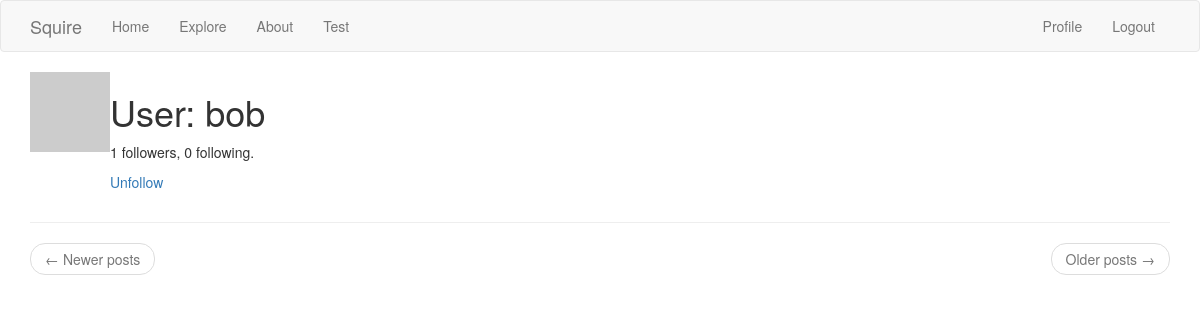
Before: /user/bob (signed in) with the older database file.
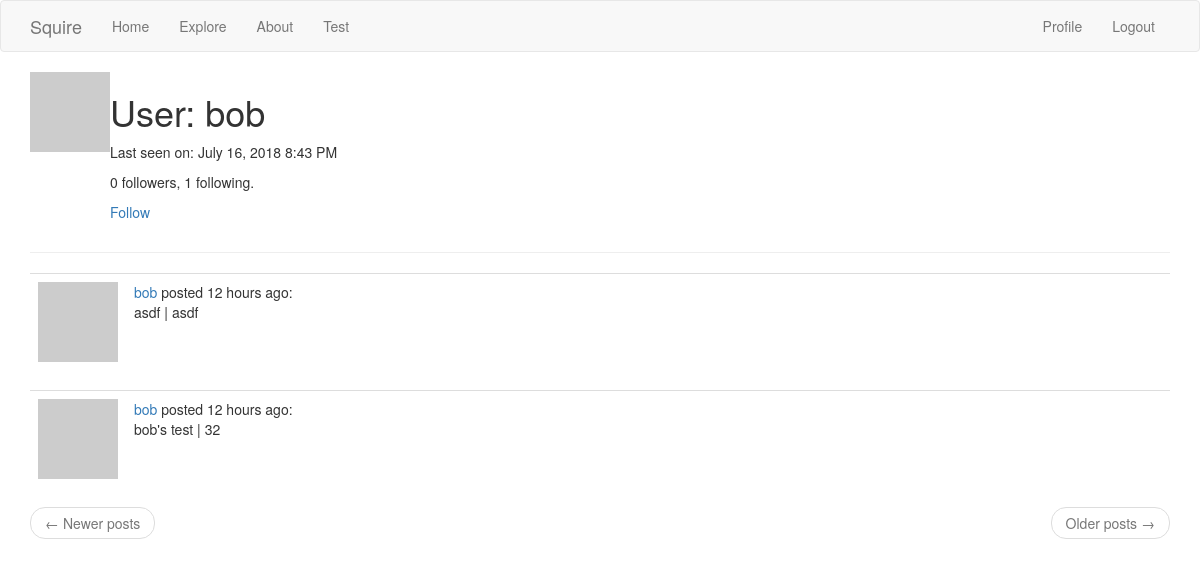
After: the same page with the newer database file.
### app/models.py (models this page shows, shortened)
class User(UserMixin, db.Model):
    id = db.Column(db.Integer, primary_key=True)
    username = db.Column(db.String(64), index=True, unique=True)
    email = db.Column(db.String(120), index=True, unique=True)
    password_hash = db.Column(db.String(128))
    scores = db.relationship('Score', backref='author', lazy='dynamic')
    about_me = db.Column(db.String(140))
    last_seen = db.Column(db.DateTime, default=datetime.utcnow)
    followed = db.relationship(
        'User', secondary=followers,
        primaryjoin=(followers.c.follower_id == id),
        secondaryjoin=(followers.c.followed_id == id),
        backref=db.backref('followers', lazy='dynamic'), lazy='dynamic')
    def avatar(self, size):
        digest = md5(self.email.lower().encode('utf-8')).hexdigest()
        return 'https://www.gravatar.com/avatar/{}?d=identicon&s={}'.format(digest, size)
    def is_following(self, user):
        return self.followed.filter(
            followers.c.followed_id == user.id).count() > 0

class Score(db.Model):
    id = db.Column(db.Integer, primary_key=True)
    testname = db.Column(db.String(140))
    score = db.Column(db.String(140))
    timestamp = db.Column(db.DateTime, index=True, default=datetime.utcnow)
    user_id = db.Column(db.Integer, db.ForeignKey('user.id'))

### app/routes.py (the view)
@app.route('/user/<username>')
@login_required
def user(username):
    user = User.query.filter_by(username=username).first_or_404()
    page = request.args.get('page', 1, type=int)
    scores = user.scores.order_by(Score.timestamp.desc()).paginate(
        page, app.config['POSTS_PER_PAGE'], False)
    next_url = url_for('user', username=user.username, page=scores.next_num) \
        if scores.has_next else None
    prev_url = url_for('user', username=user.username, page=scores.prev_num) \
        if scores.has_prev else None
    return render_template('user.html', user=user, scores=scores.items,
                           next_url=next_url, prev_url=prev_url)

### app/models.py (called while the page is built)
@login.user_loader
def load_user(id):
    return User.query.get(int(id))

### app/routes.py (called while the page is built)
@app.before_request
def before_request():
    if current_user.is_authenticated:
        current_user.last_seen = datetime.utcnow()
        db.session.commit()

### app/templates/user.html (shortened to what this page needs)
{% extends "base.html" %}
{% block app_content %}
    <table>
        <tr valign="top">
            <td><img src="{{ user.avatar(128) }}"></td>
            <td>
                <h1>User: {{ user.username }}</h1>
                {% if user.last_seen %}
                <p>Last seen on: {{ moment(user.last_seen).format('LLL') }}</p>
                {% endif %}
                <p>{{ user.followers.count() }} followers, {{ user.followed.count() }} following.</p>
                {% if user == current_user %}
                <p><a href="{{ url_for('edit_profile') }}">Edit your profile</a></p>
                {% elif not current_user.is_following(user) %}
                <p><a href="{{ url_for('follow', username=user.username) }}">Follow</a></p>
                {% else %}
                <p><a href="{{ url_for('unfollow', username=user.username) }}">Unfollow</a></p>
                {% endif %}
            </td>
        </tr>
    </table>
    <hr>
    {% for score in scores %}
        {% include '_post.html' %}
    {% endfor %}
    <nav aria-label="...">
        <ul class="pager">
            <li class="previous{% if not prev_url %} disabled{% endif %}">
                <a href="{{ prev_url or '#' }}">
                    <span aria-hidden="true">&larr;</span> Newer posts
                </a>
            </li>
            <li class="next{% if not next_url %} disabled{% endif %}">
                <a href="{{ next_url or '#' }}">
                    Older posts <span aria-hidden="true">&rarr;</span>
                </a>
            </li>
        </ul>
    </nav>
{% endblock %}

### app/templates/_post.html
<table class="table table-hover">
    <tr>
        <td width="70px">
            <a href="{{ url_for('user', username=score.author.username) }}">
                <img src="{{ score.author.avatar(70) }}" />
            </a>
        </td>
        <td>
            <a href="{{ url_for('user', username=score.author.username) }}">
                {{ score.author.username }}
            </a> posted {{ moment(score.timestamp).fromNow() }}:
            <br>
            {{ score.testname }} | {{ score.score }}
        </td>
    </tr>
</table>

Changed rows visible on the page:
changed User "bob": last_seen (not shown) → "July 16, 2018 8:43 PM"
added Score: author.username "bob", timestamp "12 hours ago", testname "asdf", score "asdf"
added Score: author.username "bob", timestamp "12 hours ago", testname "bob's test", score "32"
Other visible differences:
{{ user.followers.count() }}: "1" → "0"
{{ user.followed.count() }}: "0" → "1"
text no longer shown: "Unfollow"
text now shown: "Last seen on: Follow"
